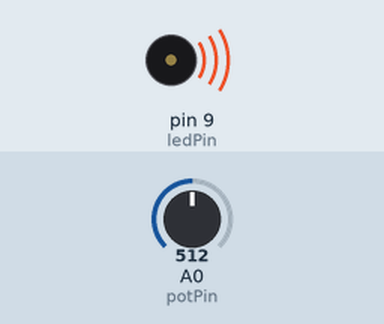
Recording of a sketch running on a simulated Arduino Uno, built with avr-gcc and run on an emulated ATmega328P. On the bench: buzzer (waves = sounding). Inputs (shaded band) come from the test bench; at power-on: A0 (potPin) = 512.

Above: at 0.1 s.
Timing chart, 0 to 1.6 s (numbered marks = the images above):
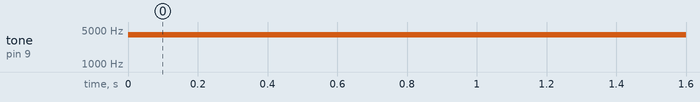

The sketch:

Sketch5.ino
```cpp
#define ledPin 9
#define potPin A0

void setup()
{
    pinMode (ledPin, OUTPUT);
    pinMode (potPin, INPUT);
}

void loop()
{
    int rotation, brightness;
    rotation = analogRead (potPin);
    brightness = map (rotation, 0, 1023, 3500, 4500);
    tone (ledPin, brightness, 20);
}
```

Sketch5.cpp
```cpp
#define ledPin 9
#define potPin A0

void setup()
{
    pinMode (ledPin, OUTPUT);
    pinMode (potPin, INPUT);
}

void loop()
{
    int rotation, brightness;
    rotation = analogRead (potPin);
    brightness = map (rotation, 0, 1023, 3500, 4500);
    tone (ledPin, brightness, 20);
}
```

Measured:
- by itself, tone on pin 9 (ledPin): silent → 4000 Hz at 0.00 s
